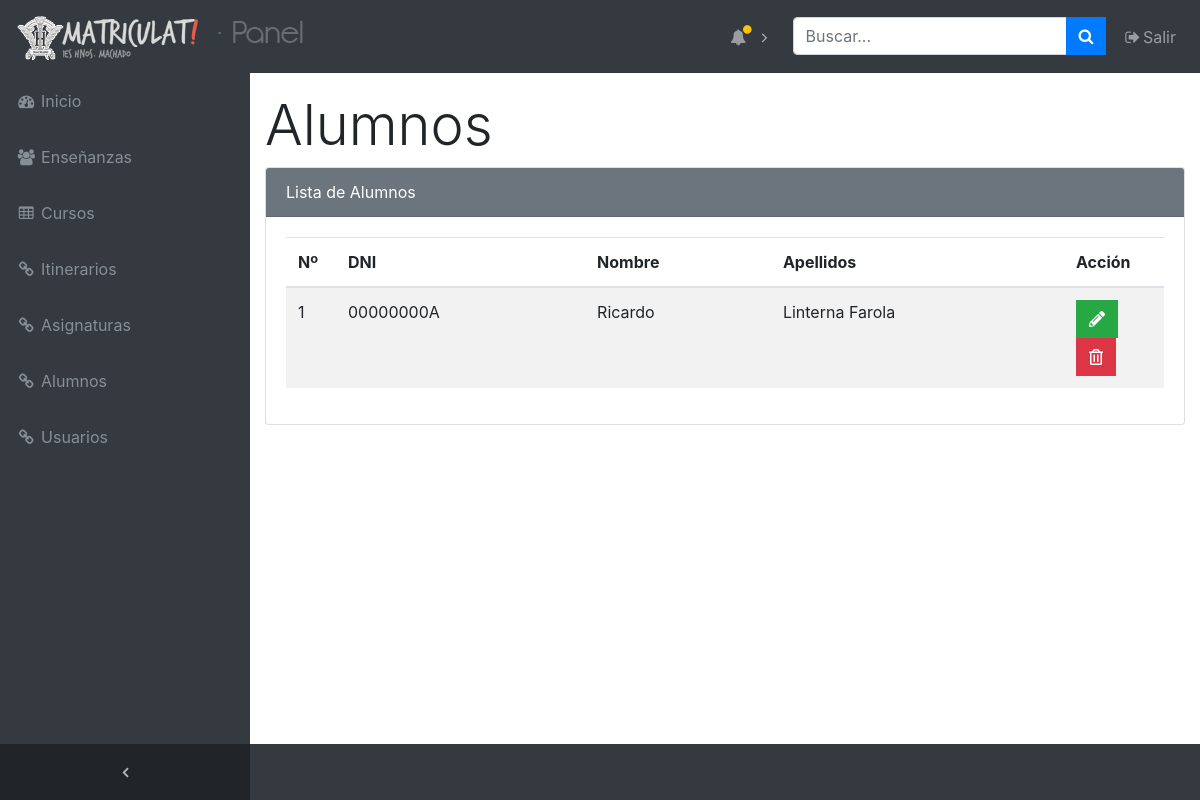
/panel/alumnos.php, run on the app's committed database.
### tables this page shows
CREATE TABLE `alumnos` (
  `dni` varchar(9) NOT NULL,
  `clave` varchar(40) NOT NULL,
  `nombre` varchar(40) NOT NULL,
  `apellido 1` varchar(40) NOT NULL,
  `apellido 2` varchar(40) NOT NULL,
  `nie` varchar(9) NOT NULL,
  `fecha_nac` date NOT NULL,
  `direccion` varchar(60) NOT NULL,
  `poblacion` varchar(40) NOT NULL,
  `provincia` varchar(40) NOT NULL,
  `cod_postal` int(5) NOT NULL,
  `tel_fijo` int(9) NOT NULL,
  `tel_movil` int(9) NOT NULL,
  `correo` varchar(50) NOT NULL,
  `dni_padre` varchar(9) NOT NULL,
  `nombre_padre` varchar(40) NOT NULL,
  `apellidos_padre` varchar(40) NOT NULL,
  `tel_padre` int(9) NOT NULL,
  `correo_padre` varchar(50) NOT NULL,
  `dni_madre` varchar(9) NOT NULL,
  `nombre_madre` varchar(40) NOT NULL,
  `apellidos_madre` varchar(40) NOT NULL,
  `tel_madre` int(9) NOT NULL,
  `correo_madre` varchar(50) NOT NULL
);

### panel/php/functions.php (the view, shortened to what this page needs)
<?php
function connectDB()
{
    try
    {
        $opc=array(PDO::MYSQL_ATTR_INIT_COMMAND => "SET NAMES utf8");
        $dsn="mysql:host=localhost;dbname=automatricula";
        $usuario="root";
        $contrasena="";
        $base=new PDO($dsn,$usuario,$contrasena,$opc);
    }
    catch (PDOException $e)
    {
        die ("Error".$e->getMessage());
        $resultado=null;
    }
    return $base;
}
function ejecutaConsulta($sql)
{
		$miconexion=connectDB();
		return $miconexion->query($sql);
}
function ejecutaConsultaArray($sql)
{
		$datos=[];
		$resultset=ejecutaConsulta($sql);
		while($fila=$resultset->fetch(PDO::FETCH_ASSOC))
		{
			$datos[]=$fila;
		}
		return $datos;
}
function devuelveTablaAlumnos(){
    $resultado = ejecutaConsultaArray("SELECT dni, nombre, `apellido 1` as apellido1, `apellido 2` as apellido2 from alumnos");
    echo ' <table id="tabla-alumnos" class="table table-striped table-hover">
                                    <thead>
                                        <tr>
                                            <th>Nº</th>
                                            <th>DNI</th>
                                            <th>Nombre</th>
                                            <th>Apellidos</th>
                                            <th>Acción</th>
                                        </tr>
                                    </thead>
                                    <tbody>';
    for($i=0;$i<count($resultado);$i++){
        $numero=$i+1;
        echo '  <tr>
                    <td width="50">'.$numero.'</td>
                    <td>'.$resultado[$i]["dni"].'</td>
                    <td>'.$resultado[$i]["nombre"].'</td>
                    <td>'.$resultado[$i]["apellido1"].' '.$resultado[$i]["apellido2"].'</td>
                    <td width="100"><button style="margin-right:10px;" class="btn-editar-alumno btn btn-success" data-dni="'.$resultado[$i]["dni"].'" type="button" data-toggle="modal" data-target="#editarAlumno" class="btn btn-success"> <i class="fas fa-pencil-alt"></i></button><button data-dni="'.$resultado[$i]["dni"].'" type="button" data-toggle="modal" data-target="#eliminarAlumno" class="btn btn-danger btn-eliminar-alumno"><i class="far fa-trash-alt"></i></button></td>
                </tr>';
    }
    echo ' </tbody></table>';
}
?>

### panel/css/style.css (style rules this page uses)
.btn { border-radius:0px; }

### panel/css/sb-admin.css (style rules this page uses)
html { position: relative; min-height: 100%; }
body { overflow-x: hidden; }
body.sticky-footer { margin-bottom: 56px; }
body.fixed-nav { padding-top: 56px; }

### data on the page
alumnos: numero "1", dni "00000000A", nombre "Ricardo", apellido 1 "Linterna", apellido 2 "Farola"
